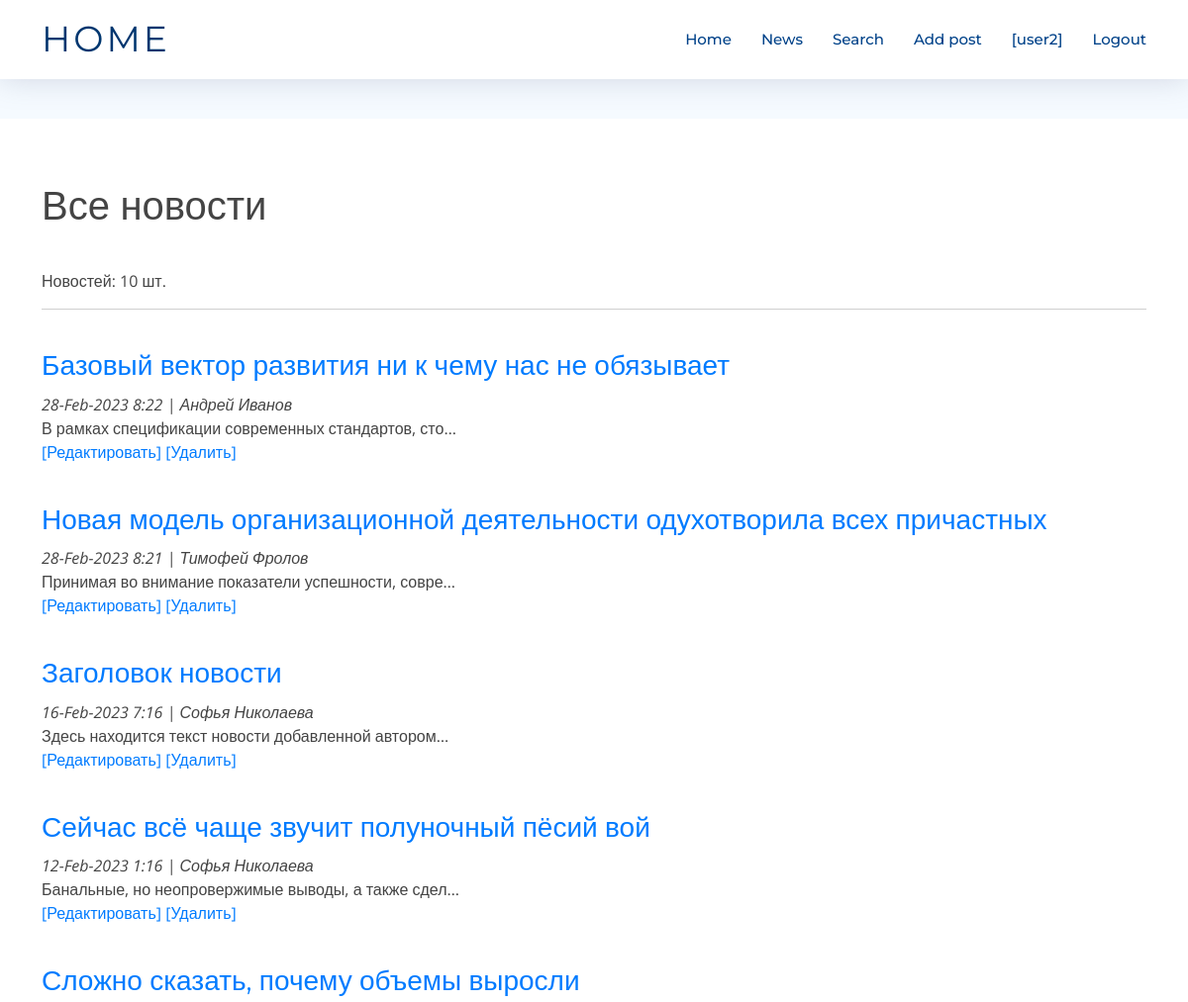
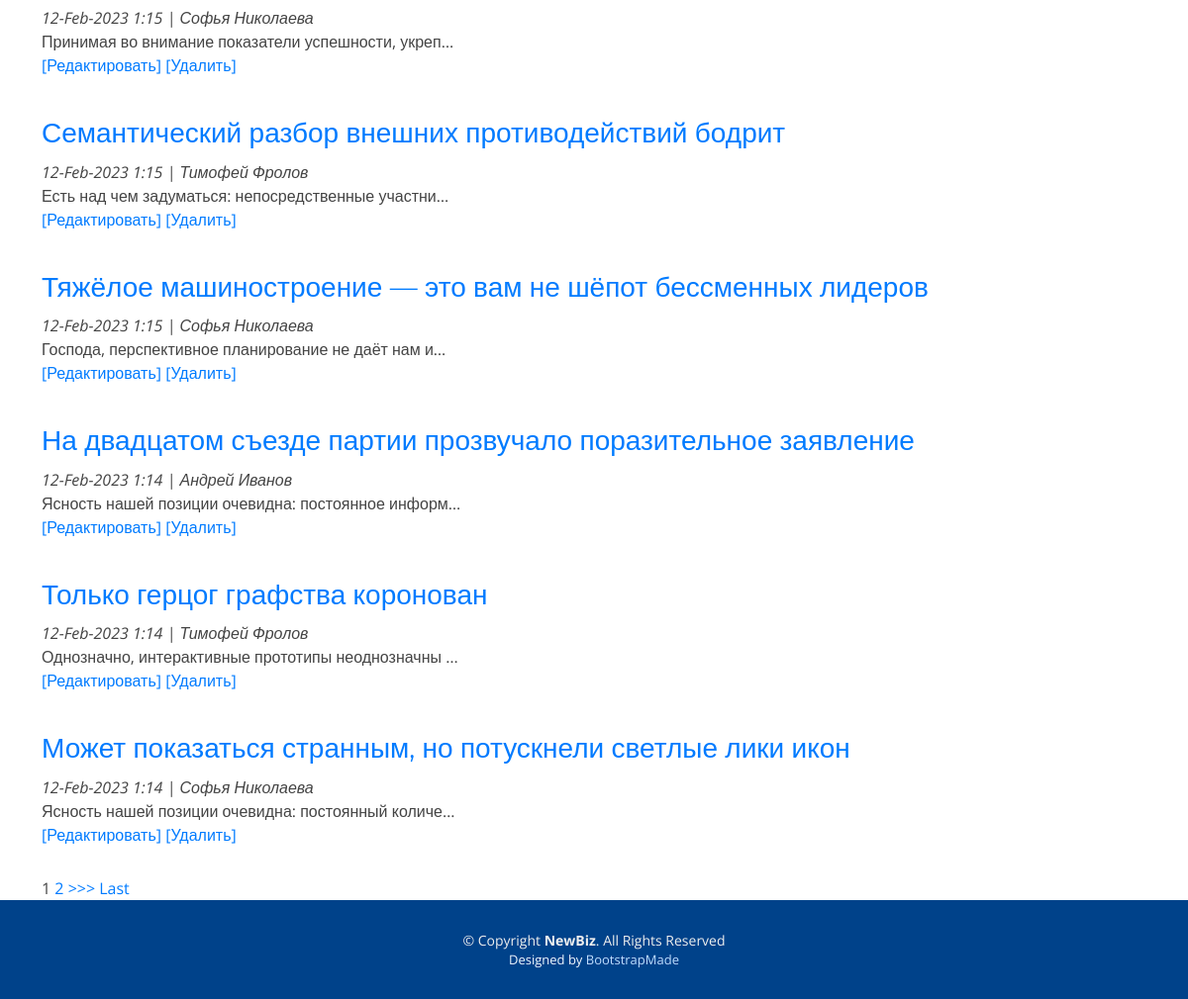
The app's page /news/ (signed in) with its own data (2 pictures, top to bottom).
### news/models.py (models this page shows, shortened)
class Post(models.Model):
    author = models.ForeignKey(Author, null=False, on_delete = models.CASCADE)
    article = 'ar'
    news = 'nw'
    TYPES = [
        (article, 'Статья'),
        (news, 'Новость'),
    ]
    type = models.CharField(max_length = 2,
                                choices = TYPES,
                                default = news)
    creation_date_time = models.DateTimeField(auto_now_add = True)
    category = models.ManyToManyField(Category, through = 'PostCategory')
    header = models.CharField(max_length=255, null=False)
    main_text = models.TextField()
    rating = models.IntegerField(default=0)

class Author(models.Model):
    username = models.OneToOneField(User, on_delete=models.CASCADE)
    user_rating = models.IntegerField(default=0)

### news/views.py (the view, shortened to what this page needs)
# urls.py: path('', PostsList.as_view()),
class PostsList(ListView):
    model = Post
    template_name = 'posts.html'
    context_object_name = 'posts'
    queryset = Post.objects.order_by('-id')
    paginate_by = 10
    form_class = PostForm
    def get_context_data(self, **kwargs):
        context = super().get_context_data(**kwargs)
        context['categories'] = Category.objects.all()
        context['authors'] = Author.objects.all()
        context['types'] = Post.TYPES
        context['form'] = PostForm()
        return context

### news/templatetags/custom_filters.py (called while the page is built)
@register.filter(name='censor')
def censor(value):
    return " ".join(["*"*len(word) if word.lower() in stop_words.filter_words else word for word in value.split()])

### templates/posts.html (shortened to what this page needs)
{% extends 'flatpages/default.html' %}
{% load custom_filters %}
{% block content %}
<h1>Все новости</h1>
    Новостей: {{ posts | length}} шт.
    <hr>
    {% if posts %}
        {% for post in posts %}
            <span><h3><a href="{{ post.id }}">{{ post.header | censor  }} </a></h3>
            <p><i>{{ post.creation_date_time| date:'d-M-Y g:i' }} |
                  {{ post.author.username.first_name}} {{ post.author.username.last_name}}</i><br>
            {{ post.main_text|censor|truncatechars:50 }}
            <br>
            <a href="{% url 'edit_post' post.id %}">[Редактировать]</a>
            <a href="{% url 'delete_post' post.id %}">[Удалить]</a>
            </p>
            </span>
        {% endfor %}
    {% else %}
        <h2>Новостей нет!</h2>
    {% endif %}
    {% if is_paginated %}
        {% for num in page_obj.paginator.page_range %}
            {% if page_obj.number == num %}
                <a>{{ num }}</a>
            {% elif num > page_obj.number|add:'-3' and num < page_obj.number|add:'3' %}
                <a href="?page={{ num }}">{{ num }}</a>
            {% endif %}
        {% endfor %}
        {% if page_obj.has_next %}
            <a href="?page={{ page_obj.next_page_number }}">>>></a>
            <a href="?page={{ page_obj.paginator.num_pages }}">Last</a>
        {% endif %}
    {% endif %}
{% endblock content %}

### templates/flatpages/default.html (shortened to what this page needs)
{% load static %}
<!DOCTYPE html>
<html lang="en">
<head>
  <link href="{% static 'assets/vendor/aos/aos.css' %}" rel="stylesheet">
  <link href="{% static 'assets/vendor/bootstrap/css/bootstrap.min.css' %}" rel="stylesheet">
  <link href="{% static 'assets/vendor/bootstrap-icons/bootstrap-icons.css' %}" rel="stylesheet">
  <link href="{% static 'assets/vendor/glightbox/css/glightbox.min.css' %}" rel="stylesheet">
  <link href="{% static 'assets/vendor/swiper/swiper-bundle.min.css' %}" rel="stylesheet">
  <link href="{% static 'assets/css/style.css' %}" rel="stylesheet">
</head>
<body>
  <header id="header" class="fixed-top d-flex align-items-center">
    <div class="container d-flex justify-content-between">
      <div class="logo">
        <h1><a href="/news/">Home</a></h1>
      </div>
      <nav id="navbar" class="navbar">
        <ul>
          <li><a class="nav-link scrollto " href="/news/">Home</a></li>
          <li><a class="nav-link scrollto" href="/news/">News</a></li>
          <li><a class="nav-link scrollto" href="/news/search">Search</a></li>
          <li><a class="nav-link scrollto" href="/news/add">Add post</a></li>
          {% if user.is_authenticated %}
          <li><a class="nav-link scrollto" href="/profile/">[{{ user.get_username }}]</a></li>
          <li><a class="nav-link scrollto" href="{% url 'account_logout' %}?next={{ request.path }}" >Logout</a></li>
          {% else %}
          <li><a class="nav-link scrollto" href="{% url 'account_login' %}?next={{ request.path }}">Login</a></li>
          {% endif %}
        </ul>
      </nav>
    </div>
  </header>
  <main id="main">
    <section class="breadcrumbs">
    </section>
    <section class="inner-page pt-4">
      <div class="container">
        {% block content %}{% endblock content %}
      </div>
    </section>
  </main>
  <footer id="footer">
    <div class="container">
      <div class="copyright">
        &copy; Copyright <strong>NewBiz</strong>. All Rights Reserved
      </div>
      <div class="credits">
        Designed by <a href="https://bootstrapmade.com/">BootstrapMade</a>
      </div>
    </div>
  </footer>
</body>
</html>

### static/assets/css/style.css (style rules this page uses)
body { background: #fff; color: #444; font-family: "Open Sans", sans-serif; }
a { color: #007bff; text-decoration: none; transition: 0.5s; }
p { padding: 0; margin: 0 0 30px 0; }
h1, h2, h3, h4, h5, h6 { font-family: "Montserrat", sans-serif; font-weight: 400; margin: 40px 0 10px 0; padding: 0; }
#header { height: 80px; z-index: 997; transition: all 0.5s; background: #fff; box-shadow: 0px 0px 30px rgba(127, 137, 161, 0.3); }
#header .logo h1 { font-size: 36px; margin: 0; padding: 0; font-weight: 400; letter-spacing: 3px; text-transform: uppercase; }
#header .logo h1 a, #header .logo h1 a:hover { color: #00366f; text-decoration: none; }
.navbar { padding: 0; }
.navbar ul { margin: 0; padding: 0; display: flex; list-style: none; align-items: center; }
.navbar li { position: relative; }
.navbar a, .navbar a:focus { display: flex; align-items: center; justify-content: space-between; padding: 10px 0 10px 30px; font-family: "Montserrat", sans-serif; font-size: 15px; color: #004289; font-weight: 500; white-space: nowrap; transition: 0.3s; }
section { overflow: hidden; }
.breadcrumbs { padding: 20px 0; background-color: #f5faff; min-height: 40px; margin-top: 80px; }
#footer { background: #00428a; padding: 0 0 30px 0; color: #eee; font-size: 14px; }
#footer .copyright { text-align: center; padding-top: 30px; }
#footer .credits { text-align: center; font-size: 13px; color: #f1f7ff; }
#footer .credits a { color: #bfddfe; }

### records on screen
Post: header|censor "Базовый вектор развития ни к чему нас не обязывает", creation_date_time "28-Feb-2023 8:22", author.username.first_name "Андрей", author.username.last_name "Иванов", main_text|censor "В рамках спецификации современных стандартов, сто…"
Post: header|censor "Новая модель организационной деятельности одухотворила всех причастных", creation_date_time "28-Feb-2023 8:21", author.username.first_name "Тимофей", author.username.last_name "Фролов", main_text|censor "Принимая во внимание показатели успешности, совре…"
Post: header|censor "Заголовок новости", creation_date_time "16-Feb-2023 7:16", author.username.first_name "Софья", author.username.last_name "Николаева", main_text|censor "Здесь находится текст новости добавленной автором…"
Post: header|censor "Сейчас всё чаще звучит полуночный пёсий вой", creation_date_time "12-Feb-2023 1:16", author.username.first_name "Софья", author.username.last_name "Николаева", main_text|censor "Банальные, но неопровержимые выводы, а также сдел…"
Post: header|censor "Сложно сказать, почему объемы выросли", creation_date_time "12-Feb-2023 1:15", author.username.first_name "Софья", author.username.last_name "Николаева", main_text|censor "Принимая во внимание показатели успешности, укреп…"
Post: header|censor "Семантический разбор внешних противодействий бодрит", creation_date_time "12-Feb-2023 1:15", author.username.first_name "Тимофей", author.username.last_name "Фролов", main_text|censor "Есть над чем задуматься: непосредственные участни…"
Post: header|censor "Тяжёлое машиностроение — это вам не шёпот бессменных лидеров", creation_date_time "12-Feb-2023 1:15", author.username.first_name "Софья", author.username.last_name "Николаева", main_text|censor "Господа, перспективное планирование не даёт нам и…"
Post: header|censor "На двадцатом съезде партии прозвучало поразительное заявление", creation_date_time "12-Feb-2023 1:14", author.username.first_name "Андрей", author.username.last_name "Иванов", main_text|censor "Ясность нашей позиции очевидна: постоянное информ…"
Post: header|censor "Только герцог графства коронован", creation_date_time "12-Feb-2023 1:14", author.username.first_name "Тимофей", author.username.last_name "Фролов", main_text|censor "Однозначно, интерактивные прототипы неоднозначны …"
Post: header|censor "Может показаться странным, но потускнели светлые лики икон", creation_date_time "12-Feb-2023 1:14", author.username.first_name "Софья", author.username.last_name "Николаева", main_text|censor "Ясность нашей позиции очевидна: постоянный количе…"

### other values on screen
{{ user.get_username }} "user2"
{{ posts | length }} "10"
{{ num }} "1"
{{ num }} "2"
